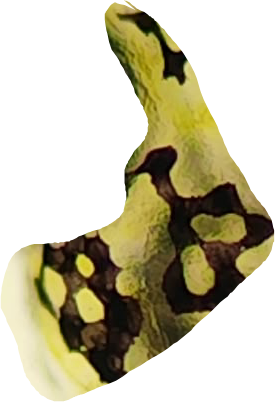
#> input picture data/p3/Control_ringer.png, 275 x 402 px; its folder holds 4 pictures in this run
$ python experiment.py
#> lines starting #> are read from the running program, lines starting #| are printed output that depends on the picture; after the words box and inside, x2 and y2 are one past the last pixel; in counts of white or black regions, pixels touching at a corner belong together
### pigment_pipeline.py
"""Núcleo de la pipeline: foto -> densidad óptica (OD) -> máscara -> métricas.

v2: admite recortes con canal alfa. Si el PNG tiene píxeles transparentes,
solo se mide dentro del recorte (la "roi") y el fondo se estima sobre el
tejido de dentro. Sin alfa y con los parámetros por defecto, el resultado es
idéntico a la v1.

El contraste (CLAHE, ecualización...) NO se usa en ningún paso de medida:
estira cada imagen de forma distinta y falsearía la comparación.
"""
from __future__ import annotations

from dataclasses import dataclass
from pathlib import Path

import numpy as np
import pandas as pd
from scipy import ndimage as ndi
from skimage import filters, io, measure, morphology

CHANNEL_WEIGHTS = {
    "lum": np.array([0.299, 0.587, 0.114]),  # luminancia
    "R": np.array([1.0, 0.0, 0.0]),          # rojo: casi ciego al pigmento amarillo (xantóforos)
    "G": np.array([0.0, 1.0, 0.0]),
}
MIN_TRANSMITTANCE = 1e-3  # evita log(0)


@dataclass(frozen=True)
class Params:
    blur_sigma: float = 1.0   # suavizado previo contra el ruido de cámara (px)
    bg_order: int = 2         # grado del polinomio de fondo (2 = curva suave; 0 = constante)
    low_thr: float = 0.18     # umbral bajo de OD (extiende la máscara); elegido a ojo
    min_object_px: int = 15   # manchas/huecos menores se consideran ruido
    tile_px: int = 64         # lado de las teselas del análisis local
    channel: str = "lum"      # lum | R | G
    seed_thr: float = -1.0    # umbral semilla fijo; negativo = Otsu común a todas las imágenes
    alpha_min: int = 200      # con alfa: píxel dentro del recorte si alfa >= alpha_min
    erode_px: int = 2         # erosión de la roi (quita el borde difuminado del recorte)


@dataclass
class Channels:
    gray: np.ndarray           # canal elegido original, 0-1
    background: np.ndarray     # luz estimada sin pigmento
    transmittance: np.ndarray  # fracción de luz que pasa, 0-1
    od: np.ndarray             # densidad óptica = -log10(transmitancia); 0 fuera de la roi
    roi: np.ndarray | None = None  # región medida (None = toda la imagen)

    def inside(self, image: np.ndarray) -> np.ndarray:
        """Píxeles de `image` dentro de la roi, en 1D."""
        return image.ravel() if self.roi is None else image[self.roi]


# ---------------------------------------------------------------- preprocesado
def load_image(path: Path, params: Params = Params()) -> tuple[np.ndarray, np.ndarray | None]:
    """Lee una imagen y devuelve (canal elegido en [0, 1], roi).

    roi = píxeles opacos si la imagen tiene alfa con zonas transparentes;
    None en otro caso. OJO: los píxeles transparentes suelen guardarse como
    RGB = (0, 0, 0); sin la roi se medirían como pigmento negro.
    """
    img = io.imread(path)
#> img is the input picture: shape (402, 275, 4); mean R, G, B, A 58.6, 53.2, 28, 115.5
    if img.ndim == 2:
        return img / (255.0 if img.max() > 1 else 1.0), None
    roi = None
    if img.shape[-1] == 4 and (img[..., 3] < params.alpha_min).any():
        roi = img[..., 3] >= params.alpha_min
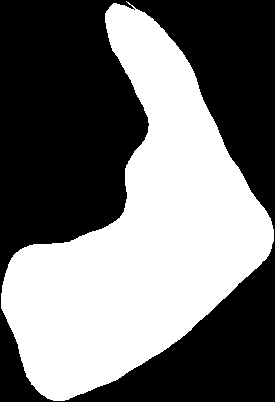
#> roi: shape (402, 275) bool; 45% white; 1 white region, box (x1, y1, x2, y2) and area: (1, 1, 274, 401) 49779
        if params.erode_px > 0:
            roi = ndi.binary_erosion(roi, morphology.disk(params.erode_px))
#> roi: shape (402, 275) bool; 43.3% white; 1 white region, box (x1, y1, x2, y2) and area: (3, 5, 272, 399) 47829
    return (img[..., :3] / 255.0) @ CHANNEL_WEIGHTS[params.channel], roi


def _poly_terms(y: np.ndarray, x: np.ndarray, order: int) -> np.ndarray:
    """Columnas [1, y, x, y², yx, x², ...] de un polinomio 2D."""
    cols = [np.ones_like(y)]
    for degree in range(1, order + 1):
        for k in range(degree + 1):
            cols.append(y ** (degree - k) * x ** k)
    return np.stack(cols, axis=-1)


def estimate_background(gray: np.ndarray, order: int, n_iter: int = 4,
                        roi: np.ndarray | None = None) -> np.ndarray:
    """Ajusta una superficie suave a los píxeles de fondo.

    Sin roi: empieza con el 60 % más claro y en cada vuelta descarta lo
    claramente más oscuro que la superficie (pigmento), para que las células
    no arrastren el fondo hacia abajo.

    Con roi: los candidatos son solo la clase clara de Otsu dentro del
    recorte (tejido sin melanina) y las vueltas solo pueden QUITAR
    candidatos. Si no, cuando el pigmento cubre >50 % del recorte, el ajuste
    se escapa hacia abajo y absorbe el pigmento. En recortes ajustados
    conviene order=0: un polinomio se extrapola mal bajo las zonas cubiertas.
    """
#> called with order = 0, n_iter = 4
    h, w = gray.shape
#> h = 402; w = 275
    y, x = np.mgrid[0:h, 0:w]
    y = (y / h - 0.5) * 2
    x = (x / w - 0.5) * 2
    terms = _poly_terms(y.ravel(), x.ravel(), order)
    values = gray.ravel()

    if roi is None:
        candidates = np.ones_like(values, bool)
        is_background = values > np.percentile(values, 40)
    else:
        inside = roi.ravel()
        candidates = inside & (values > filters.threshold_otsu(values[inside]))
        is_background = candidates.copy()
    for _ in range(n_iter):
        coef, *_ = np.linalg.lstsq(terms[is_background], values[is_background], rcond=None)
        fitted = terms @ coef
        residual = values - fitted
        spread = 1.4826 * np.median(np.abs(residual[is_background] - np.median(residual[is_background])))
        is_background = candidates & (residual > -2.0 * spread)
#> this loop made 4 passes
#> (coef, spread) on passes 1 to 4: ([0.741], 0.13), ([0.744], 0.129), ([0.746], 0.127), ([0.747], 0.127)
    return np.clip(fitted.reshape(h, w), 1e-3, None)
#> returned value: shape (402, 275) float64; every value is 0.747


def compute_channels(gray: np.ndarray, params: Params, roi: np.ndarray | None = None) -> Channels:
    if roi is None:
        smooth = filters.gaussian(gray, params.blur_sigma)
    else:
        # suavizado normalizado: el negro de fuera del recorte no oscurece el borde
        weight = filters.gaussian(roi.astype(float), params.blur_sigma)
        smooth = filters.gaussian(gray * roi, params.blur_sigma) / np.maximum(weight, 1e-6)
        smooth = np.where(roi, smooth, 1.0)
    background = estimate_background(smooth, params.bg_order, roi=roi)
    transmittance = np.clip(smooth / background, MIN_TRANSMITTANCE, 1.0)
    od = -np.log10(transmittance)
    if roi is not None:
        od = np.where(roi, od, 0.0)  # fuera del recorte no hay medida
    return Channels(gray, background, transmittance, od, roi)


def load_channels(path: Path, params: Params) -> Channels:
    gray, roi = load_image(path, params)
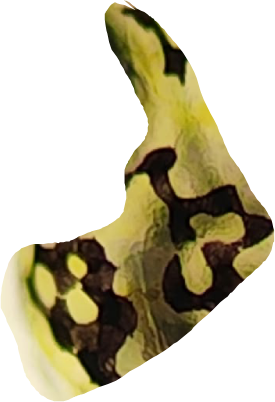
#> input picture data/p3/Control_epinef_t0.png, 275 x 402 px
#> in load_image, img is the input picture: shape (402, 275, 4); mean R, G, B, A 57.2, 50.8, 26.6, 115.5
    return compute_channels(gray, params, roi)


# ---------------------------------------------------------------- máscara
def otsu_threshold(channels: list[Channels]) -> float:
    """Umbral de Otsu con los píxeles (de dentro) de todas las imágenes juntas."""
    return float(filters.threshold_otsu(np.concatenate([ch.inside(ch.od) for ch in channels])))


# [69 lines left out: functions segment, compute_metrics, threshold_sweep, tile_percent, not called in this run]

### experiment.py
#!/usr/bin/env python3
"""Análisis por lotes de las fotos de la práctica 3 (data/p3).

    python experiment.py data/p3 --out results/p3

- Agrupa las fotos por larva según el nombre (L2 y L2' son el mismo grupo:
  mismo recorte y alineadas juntas) y las ordena según la secuencia del
  experimento (tabla SECUENCIA).
- Configuración para recortes ajustados: canal R, fondo constante
  (bg_order=0) estimado sobre el tejido de dentro del recorte, y el exterior
  transparente fuera de la medida.
- Umbral semilla: Otsu común a TODAS las imágenes.
- Repite el análisis con 24 variantes de parámetros (sensibilidad) y anota si
  la dirección de cada cambio se mantiene.
"""
from __future__ import annotations

import argparse
import itertools
import json
from dataclasses import asdict, replace
from pathlib import Path

import matplotlib

matplotlib.use("Agg")
import matplotlib.pyplot as plt
import numpy as np
import pandas as pd
from scipy import ndimage as ndi
from skimage import filters

import figures
from pigment_pipeline import Channels, Params, compute_metrics, load_channels, otsu_threshold, segment

# Secuencia de cada larva: (archivo sin .png, etapa, papel)
# papel: basal (Ringer), agregado (epinefrina), rescate (reactivo) o control.
SECUENCIA = {
    "Control": [
        ("Control_ringer", "Ringer", "basal"),
        ("Control_epinef_t0", "Epi t0", "agregado?"),
        ("Control_epinef_t15", "Epi +15", "agregado"),
        ("Control_vehic_tf", "Vehículo tf", "control"),
    ],
    "L2": [
        ("L2'_ringer", "Ringer", "basal"),
        ("L2'_epinef_10+10", "Epi 10+10", "agregado"),
        ("L2_forsk_+10", "Forsk +10", "rescate"),
    ],
    "L3": [
        ("L3_ringer", "Ringer", "basal"),
        ("L3_epinef_+10", "Epi +10", "agregado"),
        ("L3_caf_+15", "Caf +15", "rescate"),
    ],
    "L4": [
        ("L4_ringer", "Ringer", "basal"),
        ("L4_epinef_+10", "Epi +10", "agregado"),
        ("L4_ampc+epinef_+10", "DBcAMP+Epi +10", "rescate"),
        ("L4_+ampc_+10+10", "DBcAMP +10+10", "rescate"),
    ],
    "L4v2": [
        ("L4v2_ringer", "Ringer", "basal"),
        ("L4v2_epinef_+10", "Epi +10", "agregado"),
        ("L4v2_ampc_+10", "DBcAMP +10", "rescate"),
    ],
}

PARAMS = Params(channel="R", bg_order=0)

# Variantes para la sensibilidad (todas las combinaciones)
VARIANTES = {
    "channel": ["R", "lum"],
    "bg_order": [0, 1],
    "low_thr": [0.12, 0.18, 0.25],
    "umbral": ["global", "por_grupo"],
}

MIN_AGREGACION = 0.05  # caída mínima del área (5 %) para considerar que agregó

METRICAS = ["indice_extension", "area_pigmentada_pct", "od_media_pigmento", "pigmento_total_kOD"]


def cargar(img_dir: Path, params: Params) -> dict[str, tuple[Channels, str, str, str]]:
    """{archivo: (canales, grupo, etapa, papel)}"""
    return {fname: (load_channels(img_dir / f"{fname}.png", params), grupo, etapa, papel)
            for grupo, seq in SECUENCIA.items() for fname, etapa, papel in seq}
#> in compute_channels (call 2), `smooth = np.where(roi, smooth, 1.0)`:
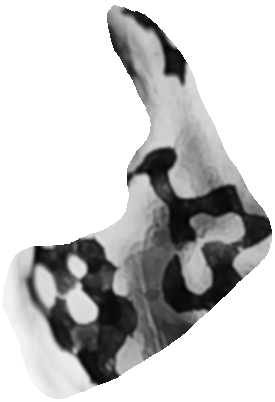
#> smooth: shape (402, 275) float64; min 0.0165, max 1, mean 0.776
#> the loop in estimate_background (call 2), `for _ in range(n_iter):` made 4 passes
#> (coef, spread) on passes 1 to 4: ([0.733], 0.131), ([0.735], 0.13), ([0.736], 0.129), ([0.736], 0.129)
#> in estimate_background (call 2), `return np.clip(fitted.reshape(h, w), 1e-3, None)`: returned value: shape (402, 275) float64; every value is 0.736
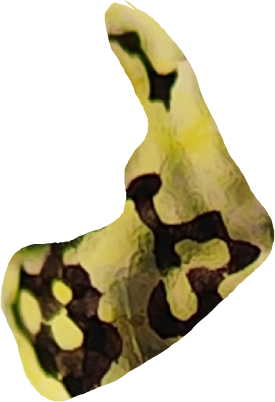
#> input picture data/p3/Control_epinef_t15.png, 275 x 402 px
#> in load_image, img is the input picture: shape (402, 275, 4); mean R, G, B, A 58.2, 51.4, 25.6, 115.5
#> in estimate_background (call 3), `return np.clip(fitted.reshape(h, w), 1e-3, None)`: returned value: shape (402, 275) float64; every value is 0.724
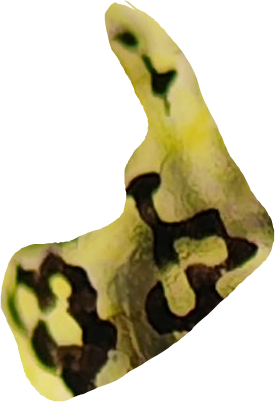
#> input picture data/p3/Control_vehic_tf.png, 275 x 402 px
#> in load_image, img is the input picture: shape (402, 275, 4); mean R, G, B, A 58.5, 52.7, 24.7, 115.5
#> in compute_channels (call 4), `smooth = np.where(roi, smooth, 1.0)`:
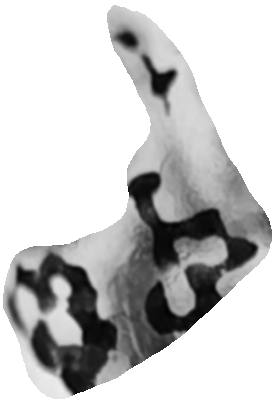
#> smooth: shape (402, 275) float64; min 0.00671, max 1, mean 0.78
#> in estimate_background (call 4), `return np.clip(fitted.reshape(h, w), 1e-3, None)`: returned value: shape (402, 275) float64; every value is 0.696
#> in compute_channels (call 4), `od = -np.log10(transmittance)`:
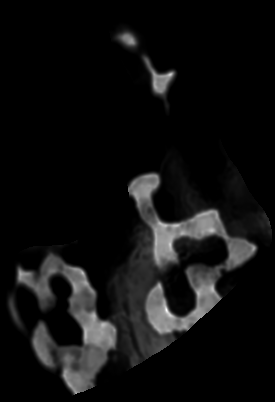
#> od: shape (402, 275) float64; min 0, max 2.02, mean 0.127; drawn with min black and max white


# [127 lines left out: functions nitidez, medir, alineamiento, fig_resumen, fig_grupo, sensibilidad, not called in this run]


def main() -> None:
    ap = argparse.ArgumentParser(description=__doc__, formatter_class=argparse.RawDescriptionHelpFormatter)
    ap.add_argument("img_dir", type=Path, nargs="?", default=Path("data/p3"))
    ap.add_argument("--out", type=Path, default=Path("results/p3"))
    args = ap.parse_args()
    args.out.mkdir(parents=True, exist_ok=True)

    data = cargar(args.img_dir, PARAMS)
    df, masks = medir(data, PARAMS, "global")
    df.to_csv(args.out / "metricas_experimento.csv", float_format="%.4f")
    al = alineamiento(data)
    al.to_csv(args.out / "alineamiento.csv", index=False, float_format="%.3f")

    fig_resumen(df, args.out / "resumen_area_e_IE.png")
    for g, seq in SECUENCIA.items():
        fig_grupo(g, data, masks, df, args.out / f"grupo_{g}.png")
        for f, _, _ in seq:
            ch = data[f][0]
            figures.plot_pipeline(f, ch, masks[f], df.loc[f, "umbral_semilla"], PARAMS.low_thr,
                                  figures.od_color_limit({f: ch}), args.out / f"pipeline_{f}.png")

    sens = sensibilidad(args.img_dir)
    sens.to_csv(args.out / "sensibilidad.csv", index=False, float_format="%.4f")
    tab = (sens.groupby(["metrica", "grupo", "paso"], sort=False)["cambio_rel"]
           .agg(mediana="median", minimo="min", maximo="max", frac_positivo=lambda s: (s > 0).mean()))
    tab.to_csv(args.out / "sensibilidad_resumen.csv", float_format="%.3f")

    (args.out / "parametros.json").write_text(json.dumps(
        dict(asdict(PARAMS), umbral_semilla_global=float(df.umbral_semilla.iloc[0])),
        indent=2, ensure_ascii=False))

    pd.set_option("display.width", 220)
    cols = ["grupo", "etapa", "nitidez", "area_pigmentada_pct", "od_media_pigmento", "pigmento_total_kOD",
            "indice_extension", "area_pigmentada_pct_rel_basal", "indice_extension_rel_basal",
            "rescate_area_pct", "rescate_IE_pct"]
    print(df[cols].to_string(float_format=lambda x: f"{x:.3f}"))
    print()
    print(al.to_string(float_format=lambda x: f"{x:.3f}"))
    print()
    print(tab.to_string(float_format=lambda x: f"{x:+.3f}"))


if __name__ == "__main__":
#> (the run stopped early here; a loop or call above may not have finished)
